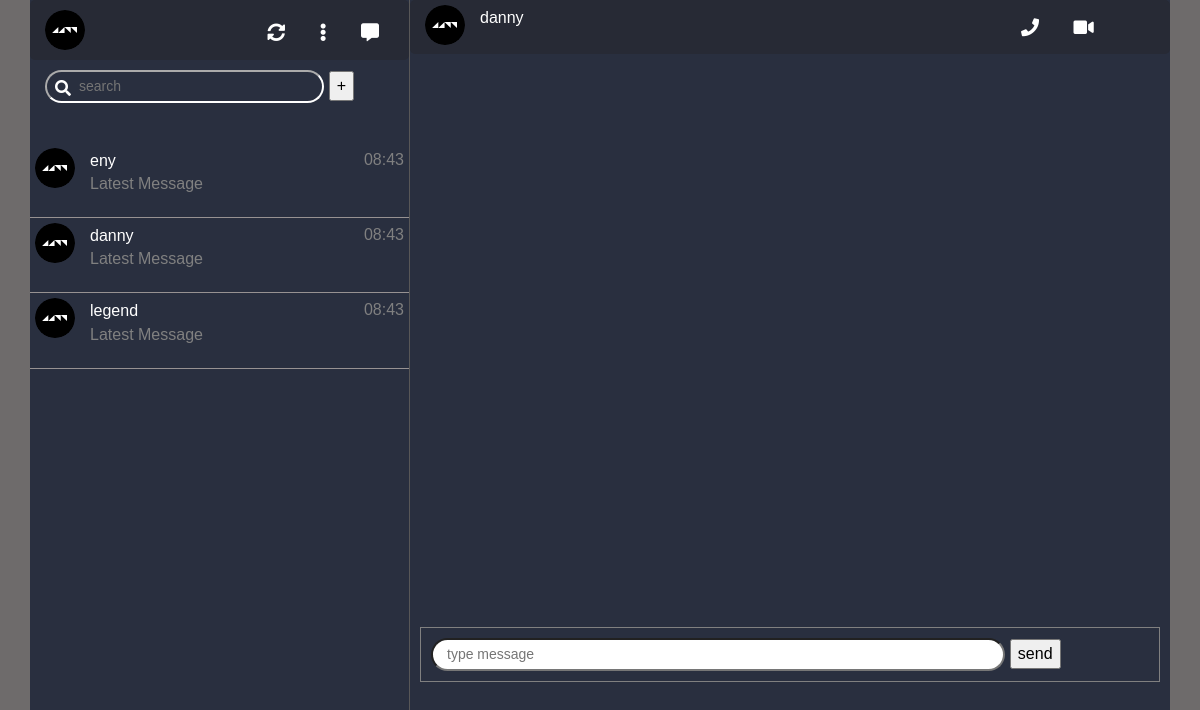
Before: /chat/4/ (signed in) with the older database file.
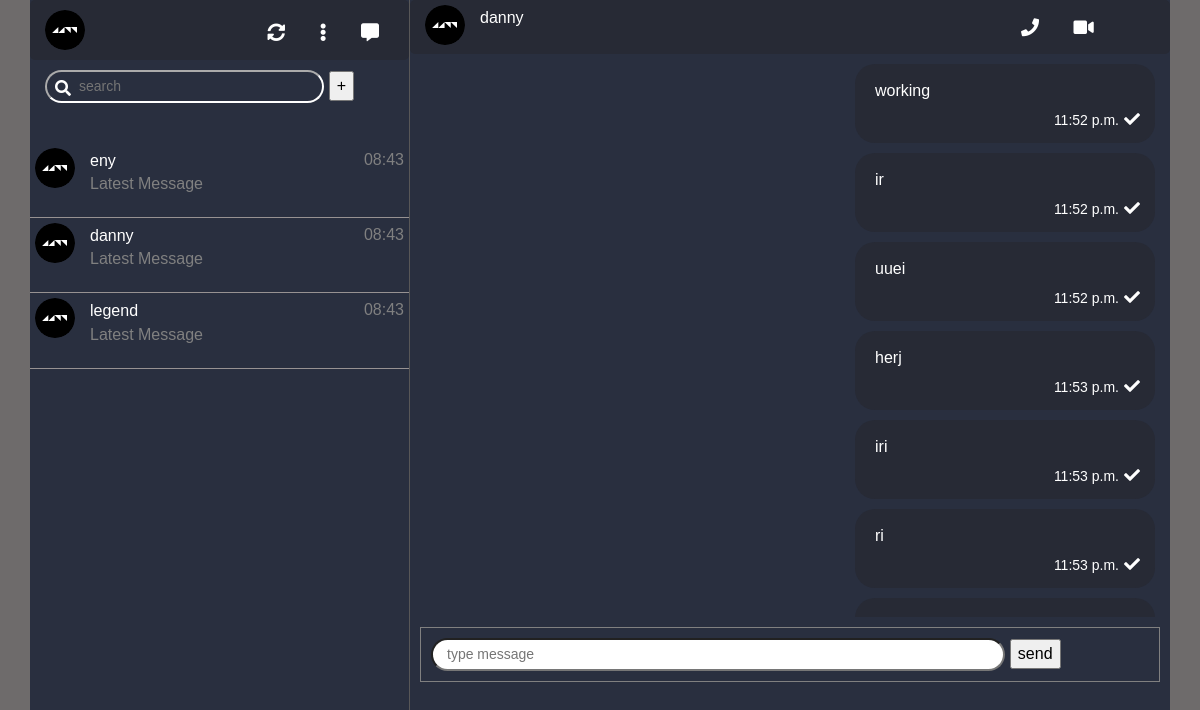
After: the same page with the newer database file.
### chat/models.py (models this page shows, shortened)
class Message(models.Model):
    sender = models.ForeignKey(User, on_delete=models.CASCADE)
    room = models.ForeignKey(Room, on_delete=models.CASCADE)
    content = models.TextField()
    time = models.DateTimeField(default=timezone.localtime)
    type = models.CharField(max_length=50, blank=True, null=True)
    status = models.CharField(max_length=20, blank=True, null=True)

### chat/views.py (the view)
# urls.py: path('<int:room_id>/',chat_room,name="chat-room")
@login_required
def chat_room(request, room_id):
    messages = Message.objects.filter(room_id=room_id)
    friend_list =Participants.get_friends(request.user)
    room = Room.objects.get(id=room_id)
    if room.name.startswith(request.user.username):
        room_name=room.name.split("_")[1]
    else:
        room_name=room.name.split("_")[0]
    context = {
        'messages': messages,
        'room_name': room_name,
        'friends': friend_list,
    }
    return render(request, 'chat/chat-room.html', context)

### chat/models.py (called while the page is built)
    @staticmethod
    def get_friends(user):
        friends = Participants.objects.filter(user=user)
        friend_list = []
        for friend in friends:
            room_id = friend.room.id
            if friend.room.name.startswith(user.username):
                room_name=friend.room.name.split("_")[1]
            else:
                room_name=friend.room.name.split("_")[0]
            friend_list.append({
                'room_id': room_id,
                'room_name': room_name
            })
        return friend_list

### chat/templates/chat/chat-room.html (shortened to what this page needs)
{% extends "./index.html" %}
{% load static %}
{% block chat-room %}
<div class="header-settings">
    <div class="single-friend">
        <img src="{% static 'chat/images/dp.svg' %}" class="display-picture" alt="friend-picture">
        <div class = "text">
            <h6> {{room_name}}</h6>
        </div>
        <span class="settings-icon">
            <i class="fas fa-phone"></i>
            <i class="fas fa-video"></i>
        </span>
    </div>
</div>
<div class="messages">
    {% for message in messages %}
        {% if message.sender == request.user %}
            <div class="outgoing-message">
                <div class="chat-bubble">
                    <div class="msg">{{message.content}}</div>
                    <span class ="msg-metadata">
                        <span class = "msg-time">{{message.time.time}}</span>
                        <span class="chat-status">
                            <i class="fas fa-check"></i>
                        </span>
                    </span>
                </div>
            </div>
        {% endif %}
    {% endfor %}
</div>
<div class="message-box">
    <div class="input-wrapper">
        <input class="form-control-sm" id = "input-message" type="text" placeholder="type message" name="" id="">
        <input type="button" id = "send-button" value="send">
    </div>
</div>
{% endblock  %}

### chat/templates/chat/index.html (shortened to what this page needs)
{% extends './base.html' %}
{% load static %}
{% block stylesheets %}
        <link rel="stylesheet" href="{% static 'chat/css/main.css' %}">
{% endblock  %}
{% block content %}
    <div class="container">
        <div class="row g-0">
            <div class="col-md-4">
                <div class="header-settings">
                    <img src="{% static 'chat/images/dp.svg' %}" class="display-picture" alt="display-picture">
                    <span class="settings-icon">
                        <i class="fas fa-sync-alt"></i>
                        <i class="fas fa-ellipsis-v"></i>
                        <i class="fas fa-comment-alt"></i>
                    </span>
                </div>
                <div class="search-box">
                    <div class="wrapper">
                        <i class="fas fa-search"></i>
                        <input class="form-control-sm" type="text" placeholder="search" name="" id="">
                        <input  type="button" value="+">
                    </div>
                </div>
                {% include './friends.html' %}
            </div>
            <div class="col-md-8">
                {% block chat-room %}{% endblock  %}
            </div>
        </div>
    </div>
{% endblock %}

### chat/templates/chat/base.html (shortened to what this page needs)
<!DOCTYPE html>
{% load static %}
<html lang="en">
<head>
    <link rel="stylesheet" href="https://use.fontawesome.com/releases/v5.8.2/css/all.css">
    <link href="https://cdn.jsdelivr.net/npm/bootstrap@5.1.3/dist/css/bootstrap.min.css" rel="stylesheet">
    {% block stylesheets %}{% endblock  %}
</head>
<body>
    {% block content %}{% endblock %}
</body>
</html>

### chat/templates/chat/friends.html (shortened to what this page needs)
{% load static %}
<div class="friends-list">
    {% for friend in friends %}
        <div class="single-friend" id={{friend.room_id}}>
            <img src="{% static 'chat/images/dp.svg' %}" class="display-picture" alt="friend-picture">
            <div class = "text">
                <h6>{{friend.room_name}}</h6>
                <p>Latest Message</p>
            </div>
            <span class="time">08:43</span>
        </div>
    {% endfor %}
</div>

### chat/static/chat/css/main.css (style rules this page uses)
:root { --padding: 10px 15px; }
body { background-color: rgb(110, 107, 107); color: white; font-family: sans-serif; }
.container { background-color: #292F3F; padding: 0; height: 100vh; }
.col-md-4 { border-right: 1px solid rgb(88, 87, 87); padding-right: 0px; height: 100vh; }
.header-settings { background-color: #272A35; padding: var(--padding); border-radius: 5px; }
.display-picture { width: 40px; height: 40px; border-radius: 25px; }
.settings-icon { float: right; }
.settings-icon i { margin: 8px 10px; font-weight: 600; padding: 5px; border-radius: 45px; transition: 0.5s; font-size: 18px; }
.search-box { padding: 10px 15px; }
.wrapper { position: relative; border-radius: 10px; }
.wrapper i { position: absolute; color: white; top: 10px; left: 10px; }
.wrapper [type="text"] { background-color: #292F3F; border-color: white; padding-left: 2rem; color: white; border-radius: 25px; width: 80%; outline: none; }
.friends-list { margin-top: 30px; height: 300px; overflow-y: auto; }
.single-friend { display: flex; border-bottom: 1px solid rgb(151, 146, 146); transition: 0.5s; padding: 5px; }
.single-friend .text { margin: 0px 15px; width: 80%; }
.single-friend .text h6 { position: relative; top: 3px; margin-bottom: 5px; }
.single-friend .text p { color: grey; font-size: 16px; }
.time { color: grey; }
.col-md-8 { padding-left: 0; }
.col-md-8 .single-friend { border-bottom: none; margin: 0; padding: 0; }
.col-md-8 .header-settings { padding: 5px 15px; }
.col-md-8 .text { width: 70%; }
.col-md-8 .settings-icon i { margin: 8px 10px; font-weight: 600; padding: 5px; border-radius: 45px; transition: 0.5s; font-size: 18px; }
.messages { padding: 5px; height: 563px; overflow-y: auto; }
.chat-bubble { background-color: #373E4E; padding: 10px 15px; margin: 5px 10px; width: 40%; border-radius: 20px; }
.outgoing-message { position: relative; display: flex; justify-content: end; }
.outgoing-message .chat-bubble { background-color: #272A35; }
.msg { word-wrap: break-word; padding: 5px; }
.msg-metadata { display: flex; justify-content: end; }
.msg-time { margin: 2px 5px; font-size: 14px; }
.message-box { padding: 10px; margin: 10px; border: 1px solid grey; }
.message-box [type="text"] { width: 80%; border-radius: 45px; padding-left: 1em; }

Changed rows visible on the page:
added Message: content "working", time.time "11:52 p.m."
added Message: content "ir", time.time "11:52 p.m."
added Message: content "uuei", time.time "11:52 p.m."
added Message: content "herj", time.time "11:53 p.m."
added Message: content "iri", time.time "11:53 p.m."
added Message: content "ri", time.time "11:53 p.m."
